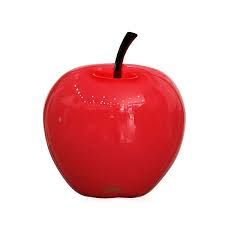
#> input picture data/red_apple.jpg, 225 x 225 px; its folder holds only this picture in this run
$ python fruit_detect.py
#> lines starting #> are read from the running program, lines starting #| are printed output that depends on the picture; after the words box and inside, x2 and y2 are one past the last pixel; in counts of white or black regions, pixels touching at a corner belong together
import cv2
import numpy as np
from glob import glob

def detect_fruits(img_path):
#> called with img_path = 'data/red_apple.jpg'
    img = cv2.imread(img_path, cv2.IMREAD_COLOR)
#> img is the input picture: shape (225, 225, 3); mean B, G, R 186.5, 184.6, 236.1

    apple = 0
    banana = 0
    orange = 0

    img_resized = cv2.resize(img, None, fx=0.2, fy=0.2, interpolation=cv2.INTER_AREA)
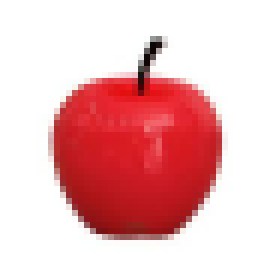
#> img_resized: shape (45, 45, 3) (shown 6 times larger); mean B, G, R 186.5, 184.6, 236.1

    kernel_obj_bound = cv2.getStructuringElement(cv2.MORPH_ELLIPSE, (23, 23))

    left_wek = []
    right_wek = []
    top_wek = []
    bottom_wek = []

    banana_low = np.array([23, 77, 183])
    banana_top = np.array([27, 215, 234])

    orange_low = np.array([13, 157, 200])
    orange_top = np.array([18, 255, 255])

    hsv_image = cv2.cvtColor(img_resized, cv2.COLOR_BGR2HSV)
#> hsv_image: shape (45, 45, 3); mean H, S, V 55.5, 66.1, 236.1

    thresh_object = cv2.inRange(hsv_image, (0, 114, 0), (179, 255, 255))
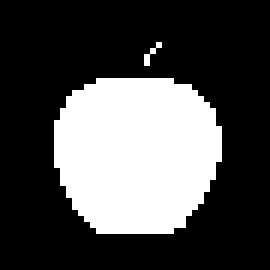
#> thresh_object: shape (45, 45) (shown 6 times larger); 30.1% white; 2 white regions (1 under 20 px), largest, box (x1, y1, x2, y2) and area: (9, 13, 37, 39) 605
    closed_object = cv2.morphologyEx(thresh_object, cv2.MORPH_CLOSE, kernel=kernel_obj_bound)
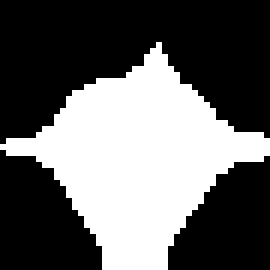
#> closed_object: shape (45, 45) (shown 6 times larger); 39.1% white; 1 white region, box (x1, y1, x2, y2) and area: (0, 7, 45, 45) 792
    opened_object = cv2.morphologyEx(closed_object, cv2.MORPH_OPEN, kernel=kernel_obj_bound)
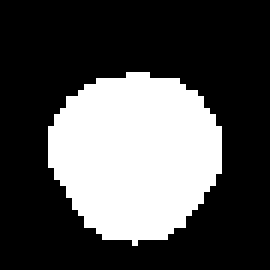
#> opened_object: shape (45, 45) (shown 6 times larger); 31.2% white; 1 white region

    contours_all, hierarchy_all = cv2.findContours(opened_object, cv2.RETR_EXTERNAL, cv2.CHAIN_APPROX_NONE)
#> contours_all = 1 contour; box (x1, y1, x2, y2) and area: (8, 12, 37, 41) 591

    for i in contours_all:
        if cv2.contourArea(i) > 2000:
            x, y, w, h = cv2.boundingRect(i)
            left_wek.append(x)
            right_wek.append(x + w)
            top_wek.append(y)
            bottom_wek.append(y + h)
#> this loop made 1 pass
#> after the loop, bottom_wek = []; left_wek = []; right_wek = []; top_wek = []

    thresh_banana = cv2.inRange(hsv_image, banana_low, banana_top)
#> thresh_banana: shape (45, 45); every value is 0
    closing_banana = cv2.morphologyEx(thresh_banana, cv2.MORPH_CLOSE, kernel=kernel_obj_bound)
    opening_banana = cv2.morphologyEx(closing_banana, cv2.MORPH_OPEN, kernel=kernel_obj_bound)

    for q in range(0, len(left_wek)):
        img_temp = opening_banana[top_wek[q]:bottom_wek[q], left_wek[q]:right_wek[q]]
        contours_b, hierarchy_b = cv2.findContours(img_temp, cv2.RETR_TREE, cv2.CHAIN_APPROX_SIMPLE)

        if len(contours_b) > 0:
            banana += 1
            left_wek[q] = -1
            right_wek[q] = -1
            top_wek[q] = -1
            bottom_wek[q] = -1
#> this loop made 0 passes
#> after the loop, banana = 0

    if banana > 0:
        for app in range(0, banana):
            left_wek.remove(-1)
            right_wek.remove(-1)
            top_wek.remove(-1)
            bottom_wek.remove(-1)

    thresh_orange = cv2.inRange(hsv_image, orange_low, orange_top)
    closing_orange = cv2.morphologyEx(thresh_orange, cv2.MORPH_CLOSE, kernel=kernel_obj_bound)
    opening_orange = cv2.morphologyEx(closing_orange, cv2.MORPH_OPEN, kernel=kernel_obj_bound)

    for q in range(0, len(left_wek)):
        img_temp = opening_orange[top_wek[q]:bottom_wek[q], left_wek[q]:right_wek[q]]
        contours_o, hierarchy_o = cv2.findContours(img_temp, cv2.RETR_TREE, cv2.CHAIN_APPROX_SIMPLE)

        if len(contours_o) > 0:
            orange += 1
            left_wek[q] = -1
            right_wek[q] = -1
            top_wek[q] = -1
            bottom_wek[q] = -1
#> after the loop, orange = 0

    if orange > 0:
        for app in range(0, orange):
            left_wek.remove(-1)
            right_wek.remove(-1)
            top_wek.remove(-1)
            bottom_wek.remove(-1)

    apple = len(left_wek)
#> apple = 0


    return {'apple': apple, 'banana': banana, 'orange': orange}


def detect_all_fruits(data_path):
    img_list = glob(f'{data_path}/*.jpg')
    total_fruits = dict(total_apples=0, total_bananas=0, total_oranges=0)
    for img_path in sorted(img_list):
        fruits = detect_fruits(img_path)
#> fruits = {'apple': 0, 'banana': 0, 'orange': 0}
        print('--------\nImage:', img_path)
        print(fruits)
#| {'apple': 0, 'banana': 0, 'orange': 0}
        total_fruits['total_apples'] += fruits['apple']
        total_fruits['total_bananas'] += fruits['banana']
        total_fruits['total_oranges'] += fruits['orange']

    print("\n************ \n Overall:")
    print(total_fruits)
#| {'total_apples': 0, 'total_bananas': 0, 'total_oranges': 0}

if __name__ == '__main__':
    print("##### RESULTS #####")
    detect_all_fruits('data')

$ run again, on data/ripe_1.jpg
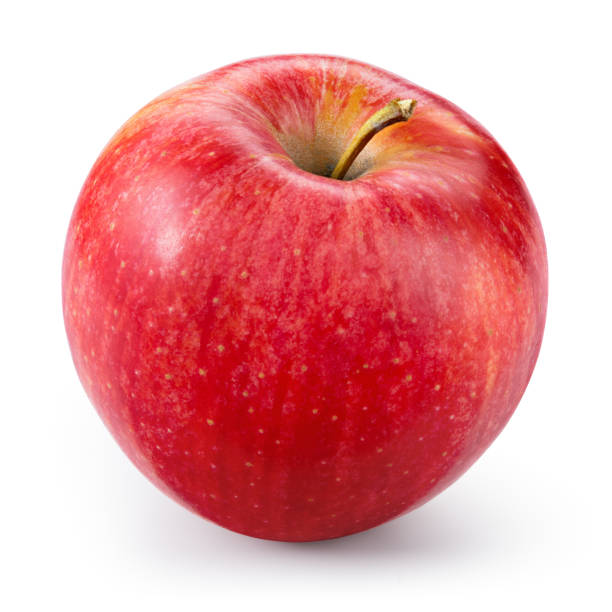
#> input picture data/ripe_1.jpg, 612 x 612 px
#> in detect_fruits, img is the input picture: shape (612, 612, 3); mean B, G, R 162.9, 160.2, 231.2
#> hsv_image: shape (122, 122, 3); mean H, S, V 78.5, 90.4, 231.1
#> in detect_fruits, `thresh_object = cv2.inRange(hsv_image, (0, 114, 0), (179, 255, 255))`:
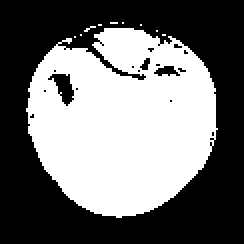
#> thresh_object: shape (122, 122) (shown 2 times larger); 45% white; 10 white regions (9 under 20 px), largest, box (x1, y1, x2, y2) and area: (13, 14, 109, 109) 6680
#> closed_object: shape (122, 122); 48.3% white; 1 white region, box (x1, y1, x2, y2) and area: (13, 11, 109, 109) 7186
#> opened_object: shape (122, 122); 48.2% white; 1 white region
#> contours_all = 1 contour; box (x1, y1, x2, y2) and area: (14, 11, 108, 109) 7037
#> the loop in detect_fruits, `for i in contours_all:` made 1 pass
#> (x, y, w, h) on pass 1: (14, 11, 94, 98)
#> after the loop in detect_fruits, `for i in contours_all:`: bottom_wek = [109]; left_wek = [14]; right_wek = [108]; top_wek = [11]
#> thresh_banana: shape (122, 122); 0.01% white in thin lines or dots, all inside (x1, y1, x2, y2) = (75, 22, 77, 24)
#> opening_banana: shape (122, 122); every value is 0
#> the loop in detect_fruits, `for q in range(0, len(left_wek)):` made 1 pass
#> after the loop in detect_fruits, `for q in range(0, len(left_wek)):`: banana = 0
#> thresh_orange: shape (122, 122); 0.34% white in thin lines or dots, all inside (x1, y1, x2, y2) = (64, 17, 81, 32)
#> in detect_fruits, `closing_orange = cv2.morphologyEx(thresh_orange, cv2.MORPH_CLOSE, kern..`:
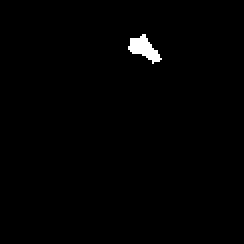
#> closing_orange: shape (122, 122) (shown 2 times larger); 0.83% white; 1 white region, box (x1, y1, x2, y2) and area: (64, 17, 81, 32) 124
#> apple = 1
#> fruits = {'apple': 1, 'banana': 0, 'orange': 0}
#| {'apple': 1, 'banana': 0, 'orange': 0}
#| {'total_apples': 1, 'total_bananas': 0, 'total_oranges': 0}

$ run again, on data/rotten_apple_1.jpg
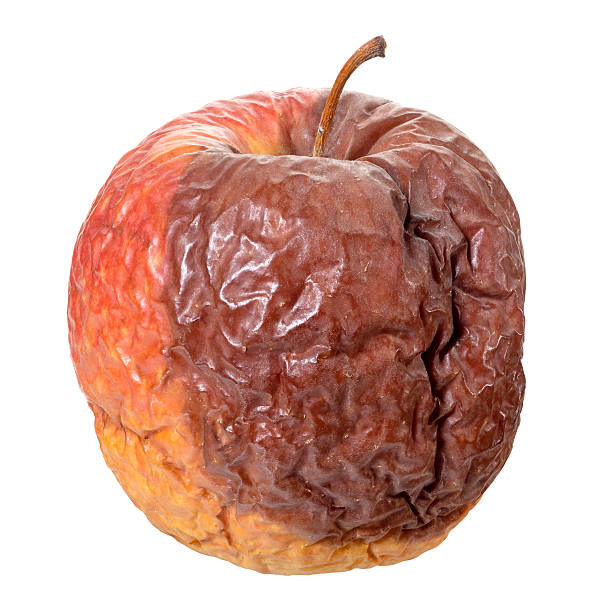
#> input picture data/rotten_apple_1.jpg, 598 x 612 px
#> in detect_fruits, img is the input picture: shape (612, 598, 3); mean B, G, R 167.3, 177.4, 213.8
#> hsv_image: shape (122, 120, 3); mean H, S, V 6.2, 69.3, 213.8
#> in detect_fruits, `thresh_object = cv2.inRange(hsv_image, (0, 114, 0), (179, 255, 255))`:
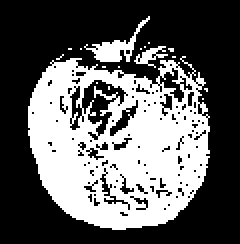
#> thresh_object: shape (122, 120) (shown 2 times larger); 37.8% white; 17 white regions (14 under 20 px), largest, box (x1, y1, x2, y2) and area: (14, 28, 105, 115) 5230, (42, 8, 75, 31) 201, (67, 23, 84, 34) 73
#> closed_object: shape (122, 120); 50.7% white; 1 black region, box (x1, y1, x2, y2) and area: (0, 0, 120, 122) 7213
#> opened_object: shape (122, 120); 50.2% white; 1 black region
#> contours_all = 1 contour; box (x1, y1, x2, y2) and area: (14, 17, 105, 122) 7204
#> the loop in detect_fruits, `for i in contours_all:` made 1 pass
#> (x, y, w, h) on pass 1: (14, 17, 91, 105)
#> after the loop in detect_fruits, `for i in contours_all:`: bottom_wek = [122]; left_wek = [14]; right_wek = [105]; top_wek = [17]
#> thresh_banana: shape (122, 120); every value is 0
#> the loop in detect_fruits, `for q in range(0, len(left_wek)):` made 1 pass
#> after the loop in detect_fruits, `for q in range(0, len(left_wek)):`: banana = 0
#> thresh_orange: shape (122, 120); 1.2% white in thin lines or dots, all inside (x1, y1, x2, y2) = (20, 14, 80, 114)
#> in detect_fruits, `closing_orange = cv2.morphologyEx(thresh_orange, cv2.MORPH_CLOSE, kern..`:
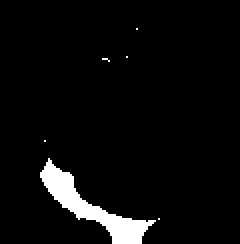
#> closing_orange: shape (122, 120) (shown 2 times larger); 4.5% white; 6 white regions (5 under 20 px), largest, box (x1, y1, x2, y2) and area: (20, 79, 78, 122) 658
#> apple = 1
#> fruits = {'apple': 1, 'banana': 0, 'orange': 0}
#| {'apple': 1, 'banana': 0, 'orange': 0}
#| {'total_apples': 1, 'total_bananas': 0, 'total_oranges': 0}
